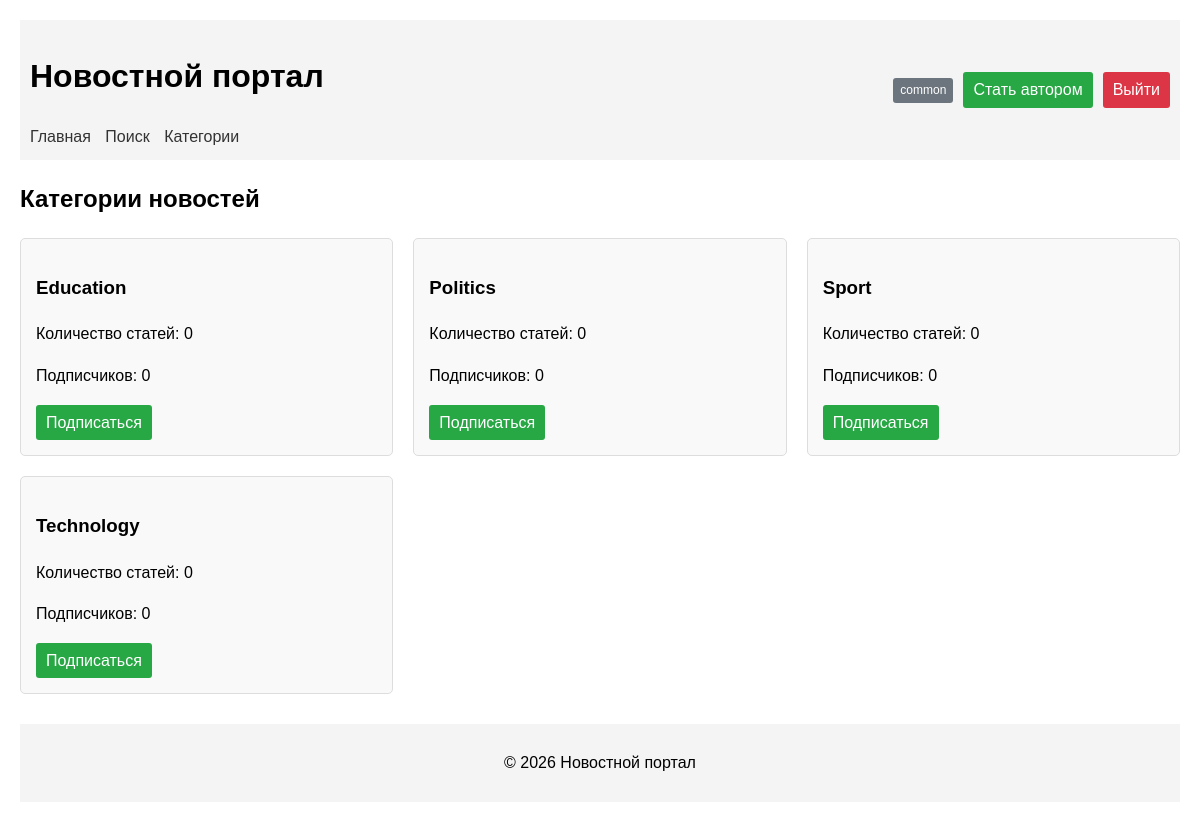
Page /categories/ (signed in) on the committed database.
### news/models.py (models this page shows)
class Category(models.Model):
    name = models.CharField(max_length=100, unique=True)
    subscribers = models.ManyToManyField(User, related_name='subscriptions', blank=True)
    def __str__(self):
        return self.name

### news/views.py (the view)
# urls.py: path('categories/', views.CategoryListView.as_view(), name='category_list'),
@method_decorator(cache_page(60 * 10), name='dispatch')
class CategoryListView(LoginRequiredMixin, ListView):
    model = Category
    template_name = 'news/category_list.html'
    context_object_name = 'categories'
    ordering = ['name']

### templates/news/category_list.html (shortened to what this page needs)
{% extends 'default.html' %}
{% load cache %}
{% block content %}
{% cache 600 category_list_header %}
<h2>Категории новостей</h2>
{% endcache %}
{% cache 600 category_list categories %}
<div style="display: grid; grid-template-columns: repeat(auto-fill, minmax(300px, 1fr)); gap: 20px; margin-top: 20px;">
    {% for category in categories %}
    <div style="border: 1px solid #ddd; border-radius: 5px; padding: 15px; background-color: #f9f9f9;">
        <h3>{{ category.name }}</h3>
        <p>Количество статей: {{ category.post_set.count }}</p>
        <p>Подписчиков: {{ category.subscribers.count }}</p>
        {% if user.is_authenticated %}
            {% if user in category.subscribers.all %}
                <a href="{% url 'unsubscribe_category' category.id %}" class="button button-danger">
                    Отписаться
                </a>
            {% else %}
                <a href="{% url 'subscribe_category' category.id %}" class="button button-success">
                    Подписаться
                </a>
            {% endif %}
        {% else %}
            <p><a href="{% url 'account_login' %}">Войдите</a> чтобы подписаться</p>
        {% endif %}
    </div>
    {% empty %}
    <p>Категории пока не созданы.</p>
    {% endfor %}
</div>
{% endcache %}
{% endblock %}

### templates/default.html (shortened to what this page needs)
<!DOCTYPE html>
{% load cache %}
<html>
<head>
</head>
<body>
    <header>
        <div>
            <h1>Новостной портал</h1>
            {% cache 300 navigation %}
            <nav>
                <a href="{% url 'news_list' %}">Главная</a>
                <a href="{% url 'news_search' %}">Поиск</a>
                <a href="{% url 'category_list' %}">Категории</a>
            </nav>
            {% endcache %}
        </div>
        {% cache 60 user_info user.is_authenticated user.id %}
        <div class="user-info">
            {% if user.is_authenticated %}
                <span>
                    {% if user.groups.all %}
                        {% for group in user.groups.all %}
                            <span class="badge {% if group.name == 'authors' %}badge-author{% endif %}">
                                {{ group.name }}
                            </span>
                        {% endfor %}
                    {% endif %}
                </span>
                {% if not user.groups.filter.name == 'authors' %}
                    <a href="{% url 'become_author' %}" class="button button-success">Стать автором</a>
                {% endif %}
                <a href="{% url 'account_logout' %}" class="button button-danger">Выйти</a>
            {% else %}
                <a href="{% url 'account_login' %}" class="button">Войти</a>
                <a href="{% url 'account_signup' %}" class="button">Регистрация</a>
            {% endif %}
        </div>
        {% endcache %}
    </header>
    <main>
        {% block content %}
        {% endblock %}
    </main>
    {% cache 600 footer %}
    <footer>
        <p>&copy; {% now "Y" %} Новостной портал</p>
    </footer>
    {% endcache %}
</body>
</html>

### templates/default.html (style rules this page uses)
body { font-family: Arial, sans-serif; margin: 20px; line-height: 1.6; }
header { background-color: #f4f4f4; padding: 10px; margin-bottom: 20px; display: flex; justify-content: space-between; align-items: center; }
.user-info { display: flex; gap: 10px; align-items: center; flex-wrap: wrap; }
nav a { margin-right: 10px; text-decoration: none; color: #333; }
footer { margin-top: 30px; padding: 10px; background-color: #f4f4f4; text-align: center; }
.button { padding: 5px 10px; background-color: #0066cc; color: white; text-decoration: none; border-radius: 3px; display: inline-block; }
.button-success { background-color: #28a745; }
.button-danger { background-color: #dc3545; }
.badge { display: inline-block; padding: 3px 7px; font-size: 12px; border-radius: 3px; background-color: #6c757d; color: white; margin-left: 5px; }

### rows in the picture
Category: name "Education", post_set.count "0", subscribers.count "0", shows "Подписаться"
Category: name "Politics", post_set.count "0", subscribers.count "0", shows "Подписаться"
Category: name "Sport", post_set.count "0", subscribers.count "0", shows "Подписаться"
Category: name "Technology", post_set.count "0", subscribers.count "0", shows "Подписаться"

### other values in the picture
{{ group.name }} "common"
